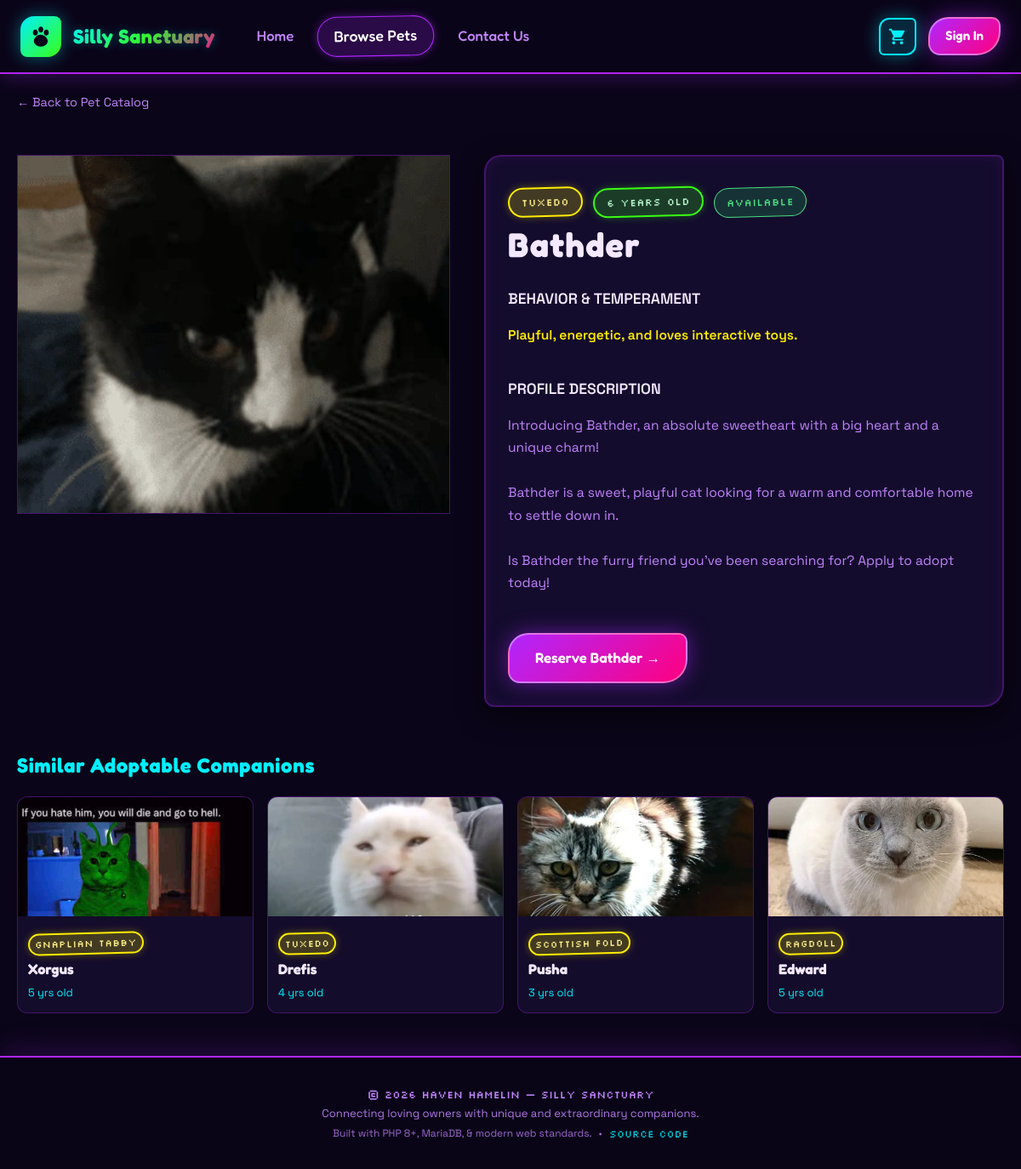
The app's page /animal_details.php?id=161 with its own data.
### tables this page shows
CREATE TABLE `pets` (
  `id` int(11) NOT NULL,
  `name` varchar(200) NOT NULL,
  `animal` int(11) NOT NULL,
  `breed` int(255) NOT NULL,
  `age` int(11) NOT NULL,
  `description` text NOT NULL,
  `behavior` varchar(200) NOT NULL,
  `photo` varchar(255) NOT NULL,
  `status` varchar(50) NOT NULL DEFAULT 'Available'
);

CREATE TABLE `breeds` (
  `id` int(11) NOT NULL,
  `breed_name` varchar(100) NOT NULL,
  `animal_type_id` int(11) NOT NULL
);

### animal_details.php (the view, shortened to what this page needs)
<?php
include_once ('includes/connect.php');
$pet = null;
$similar_pets = [];
if (isset($_GET['id'])) {
    $id = intval($_GET['id']);
    if (isset($conn) && !$conn->connect_error) {
        $sql = "SELECT pets.*, animal_types.type_name, breeds.breed_name
                FROM pets
                LEFT JOIN animal_types ON pets.animal = animal_types.id
                LEFT JOIN breeds ON pets.breed = breeds.id
                WHERE pets.id = ?";
        $stmt = $conn->prepare($sql);
        $stmt->bind_param("i", $id);
        $stmt->execute();
        $result = $stmt->get_result();
        if ($result && $result->num_rows > 0) {
            $pet = $result->fetch_assoc();
            $stmt_sim = $conn->prepare("
                SELECT pets.id, pets.name, pets.photo, pets.age, animal_types.type_name, breeds.breed_name
                FROM pets
                LEFT JOIN animal_types ON pets.animal = animal_types.id
                LEFT JOIN breeds ON pets.breed = breeds.id
                WHERE (pets.animal = ? OR pets.breed = ?) AND pets.id != ? AND pets.status = 'Available'
                ORDER BY RAND() LIMIT 4
            ");
            $stmt_sim->bind_param("iii", $pet['animal'], $pet['breed'], $id);
            $stmt_sim->execute();
            $sim_res = $stmt_sim->get_result();
            if ($sim_res) {
                while ($r = $sim_res->fetch_assoc()) $similar_pets[] = $r;
            }
        } else {
            $error_msg = "Selected pet could not be found in our adoption roster.";
        }
    } else {
        $error_msg = "Database error. Please try again later.";
    }
} else {
    $error_msg = "No pet selected for detailed viewing.";
}
include ('includes/header.php');
?>
    <link rel="stylesheet" href="www/css/animal_details.css">
</head>
<?php
include ('includes/navbar.php');
?>
<main class="container">
    <a href="browse.php" class="breadcrumb-link">&larr; Back to Pet Catalog</a>
    <?php if ($pet):
        $status = $pet['status'] ?? 'Available';
        $status_class = 'badge-status-available';
    ?>
        <div class="details-wrapper">
            <div class="details-image-container">
                <img src="<?= htmlspecialchars($pet['photo']); ?>" alt="<?= htmlspecialchars($pet['name']); ?>">
            </div>
            <div class="glass-card details-info">
                <div>
                    <div class="attribute-list">
                        <span class="badge badge-gold"><?= htmlspecialchars($pet['breed_name'] ?? 'Breed'); ?></span>
                        <span class="badge badge-green"><?= htmlspecialchars($pet['age']); ?> years old</span>
                        <span class="badge <?= $status_class ?>"><?= htmlspecialchars($status); ?></span>
                    </div>
                    <h1 class="details-header-title"><?= htmlspecialchars($pet['name']); ?></h1>
                </div>
                <div>
                    <div class="details-section-title">BEHAVIOR & TEMPERAMENT</div>
                    <p class="details-text" style="color: var(--neon-yellow); font-weight: 600;">
                        <?= htmlspecialchars($pet['behavior']); ?>
                    </p>
                </div>
                <div>
                    <div class="details-section-title">PROFILE DESCRIPTION</div>
                    <p class="details-text">
                        <?= nl2br(htmlspecialchars($pet['description'])); ?>
                    </p>
                </div>
                <div style="margin-top: 10px; display: flex; gap: 16px; align-items: center; flex-wrap: wrap;">
                    <?php if ($status === 'Available'): ?>
                        <a href="add_to_cart.php?id=<?= $pet['id'] ?>" class="btn btn-primary" style="padding: 14px 30px;">
                            Reserve <?= htmlspecialchars($pet['name']); ?> &rarr;
                        </a>
                    <?php else: ?>
                        <button class="btn btn-secondary" disabled style="opacity: 0.6; cursor: not-allowed; padding: 14px 30px;">
                            Currently <?= htmlspecialchars($status) ?>
                        </button>
                    <?php endif; ?>
                </div>
            </div>
        </div>
        <?php if (!empty($similar_pets)): ?>
            <div style="margin-top: 50px;">
                <h3 style="color: var(--neon-cyan); font-family: var(--font-heading); font-size: 1.5rem; margin-bottom: 12px;">Similar Adoptable Companions</h3>
                <div class="similar-grid">
                    <?php foreach ($similar_pets as $sim): ?>
                        <a href="animal_details.php?id=<?= $sim['id'] ?>" class="similar-card">
                            <img src="<?= htmlspecialchars($sim['photo']) ?>" alt="<?= htmlspecialchars($sim['name']) ?>">
                            <div class="similar-card-body">
                                <div style="display: flex; gap: 4px; margin-bottom: 4px;">
                                    <span class="badge badge-gold" style="font-size: 0.7rem; padding: 2px 6px;"><?= htmlspecialchars($sim['breed_name'] ?? 'Breed') ?></span>
                                </div>
                                <strong style="color: var(--text-main); font-size: 1.05rem; font-family: var(--font-heading);"><?= htmlspecialchars($sim['name']) ?></strong>
                                <div style="font-size: 0.8rem; color: var(--neon-cyan); margin-top: 4px;"><?= htmlspecialchars($sim['age']) ?> yrs old</div>
                            </div>
                        </a>
                    <?php endforeach; ?>
                </div>
            </div>
        <?php endif; ?>
    <?php endif; ?>
</main>
<?php include ('includes/footer.php'); ?>

### includes/header.php (shortened to what this page needs)
<!DOCTYPE html>
<html lang="en">
<head>
    <link rel="stylesheet" href="www/css/theme.css">
    <link rel="stylesheet" href="www/css/styles.css">

### includes/navbar.php (shortened to what this page needs)
<?php
$login_status = $_SESSION['login_status'] ?? 0;
$name = $_SESSION['name'] ?? '';
$role = $_SESSION['role'] ?? 0;
$current_page = basename($_SERVER['PHP_SELF']);
?>
<body>
<header class="navbar-header">
    <div class="navbar-container">
        <a href="index.php" class="nav-brand">
            <div class="brand-icon">
            </div>
            <span class="brand-title">Silly Sanctuary</span>
        </a>
        <div class="nav-collapse">
            <ul class="nav-menu">
                <li class="nav-item">
                    <a href="index.php" class="<?= ($current_page == 'index.php' || $current_page == '') ? 'active' : '' ?>">Home</a>
                </li>
                <li class="nav-item">
                    <a href="browse.php" class="<?= ($current_page == 'browse.php' || $current_page == 'animal_details.php') ? 'active' : '' ?>">Browse Pets</a>
                </li>
                <li class="nav-item">
                    <a href="contact.php" class="<?= ($current_page == 'contact.php') ? 'active' : '' ?>">Contact Us</a>
                </li>
            </ul>
            <div class="nav-user-controls">
                <a href="show_cart.php" class="cart-pill cart-pill-desktop" title="View Reservation Cart">
                </a>
                <?php if ($login_status != 0): ?>
                    <div class="user-profile-container <?= ($role == 1) ? 'is-admin' : '' ?>">
                        <?php if ($role == 1): ?>
                            <span class="badge-admin-overlay">ADMIN MODE</span>
                        <?php endif; ?>
                        <span class="user-welcome">Welcome, <strong class="user-name"><?= htmlspecialchars($name) ?></strong></span>
                    </div>
                    <a href="logout.php" class="btn btn-secondary nav-auth-btn" style="padding: 6px 14px; font-size: 0.85rem;">Log Out</a>
                <?php else: ?>
                    <a href="loginform.php" class="btn btn-primary nav-auth-btn" style="padding: 8px 18px; font-size: 0.95rem;">Sign In</a>
                <?php endif; ?>
            </div>
        </div>
    </div>
</header>

### includes/footer.php
<footer class="site-footer">
    <div class="container footer-content">
        <p class="footer-copyright">&copy; <?= date('Y') ?> Haven Hamelin — Silly Sanctuary</p>
        <p class="footer-tagline">
            Connecting loving owners with unique and extraordinary companions.
        </p>
        <div class="footer-tech-stack">
            <span>Built with PHP 8+, MariaDB, &amp; modern web standards.</span>
            <span class="footer-dot">&bull;</span>
            <a href="https://github.com/hhamelin-iu/i210-final" target="_blank" rel="noopener noreferrer" class="footer-source-link">source code</a>
        </div>
    </div>
</footer>
</body>
</html>

### www/css/theme.css (style rules this page uses)
:root { --bg-dark: #0a0518; --bg-surface: rgba(23, 15, 48, 0.85); --bg-surface-elevated: rgba(43, 27, 84, 0.8); --bg-card: rgba(18, 10, 38, 0.75); --neon-green: #39ff14; --neon-purple: #b026ff; --neon-cyan: #00f0ff; --neon-pink: #ff007f; --neon-yellow: #ffee00; --border-color: rgba(176, 38, 255, 0.3); --border-highlight: #00f0ff; --text-main: #f3e8ff; --text-muted: #c084fc; --text-dim: #9333ea; --primary-gradient: linear-gradient(135deg, #b026ff 0%, #ff007f 100%); --accent-gradient: linear-gradient(135deg, #00f0ff 0%, #39ff14 100%); --cosmic-gradient: linear-gradient(135deg, #7e22ce 0%, #3b82f6 50%, #10b981 100%); --danger-gradient: linear-gradient(135deg, #ff007f 0%, #ef4444 100%); --font-heading: 'Fredoka', cursive, sans-serif; --font-body: 'Space Grotesk', sans-serif; --font-pixel: 'Silkscreen', monospace; --radius-wobbly: 24px 10px 28px 14px; --radius-card: 20px 8px 24px 12px; --radius-pill: 9999px; --navbar-height: 85px; --glass-backdrop: blur(14px) saturate(190%); --glow-cyan: 0 0 20px rgba(0, 240, 255, 0.4); --glow-purple: 0 0 25px rgba(176, 38, 255, 0.5); --glow-green: 0 0 20px rgba(57, 255, 20, 0.4); }
* { box-sizing: border-box; }
html, body { margin: 0; padding: 0; background-color: var(--bg-dark); color: var(--text-main); font-family: var(--font-body); font-size: 16px; line-height: 1.6; min-height: 100vh; display: flex; flex-direction: column; overflow-x: hidden; }
body::before { content: ''; position: fixed; top: 0; left: 0; width: 100vw; height: 100vh; background: radial-gradient(2px 2px at 20px 30px, #ffffff, rgba(0,0,0,0)), radial-gradient(2px 2px at 40px 70px, #00f0ff, rgba(0,0,0,0)), radial-gradient(1px 1px at 90px 40px, #ff007f, rgba(0,0,0,0)), radial-gradient(2px 2px at 160px 120px, #39ff14, rgba(0,0,0,0)), radial-gradient(circle at 15% 25%, rgba(176, 38, 255, 0.2) 0%, transparent 45%), radial-gradient(circle at 85% 75%, rgba(0, 240, 255, 0.18) 0%, transparent 45%); background-repeat: repeat; background-size: 200px 200px, 300px 300px, 250px 250px, 350px 350px, 100% 100%, 100% 100%; pointer-events: none; z-index: -1; }
h1, h2, h3, h4, h5, h6 { font-family: var(--font-heading); color: var(--text-main); margin-top: 0; letter-spacing: 0.03em; }
a { color: var(--neon-cyan); text-decoration: none; transition: all 0.2s ease; }
.container { width: 100%; max-width: 1200px; margin: 0 auto; padding: 20px; flex: 1; }
.badge { display: inline-flex; align-items: center; gap: 8px; padding: 6px 14px; border-radius: var(--radius-pill); font-family: var(--font-pixel); font-size: 0.75rem; letter-spacing: 0.05em; text-transform: uppercase; background: var(--bg-surface-elevated); border: 2px solid var(--border-color); color: var(--text-main); transform: rotate(-1.5deg); transition: transform 0.2s ease; }
.badge-gold { background: rgba(255, 238, 0, 0.2); border-color: var(--neon-yellow); color: #fef08a; box-shadow: 0 0 10px rgba(255, 238, 0, 0.3); }
.badge-green { background: rgba(57, 255, 20, 0.2); border-color: var(--neon-green); color: #bbf7d0; box-shadow: 0 0 10px rgba(57, 255, 20, 0.3); }
.btn { display: inline-flex; align-items: center; justify-content: center; gap: 10px; padding: 12px 24px; border-radius: var(--radius-wobbly); font-family: var(--font-heading); font-size: 1.05rem; font-weight: 600; cursor: pointer; border: 2px solid transparent; outline: none; transition: all 0.25s cubic-bezier(0.34, 1.56, 0.64, 1); text-decoration: none; }
.btn-primary { background: var(--primary-gradient); color: #ffffff; border-color: rgba(255, 255, 255, 0.4); box-shadow: var(--glow-purple); }
.glass-card { background: var(--bg-surface); backdrop-filter: var(--glass-backdrop); -webkit-backdrop-filter: var(--glass-backdrop); border: 2px solid var(--border-color); border-radius: var(--radius-card); padding: 26px; box-shadow: 0 10px 30px rgba(0, 0, 0, 0.5), inset 0 0 15px rgba(176, 38, 255, 0.1); transition: all 0.3s ease; }

### animal_details.php (style rules this page uses)
.badge-status-available { background: rgba(34, 197, 94, 0.2); color: #4ade80; border: 1px solid #4ade80; }
.similar-grid { display: grid; grid-template-columns: repeat(auto-fill, minmax(220px, 1fr)); gap: 16px; margin-top: 16px; }
.similar-card { background: var(--bg-surface); border: 1px solid var(--border-color); border-radius: 12px; overflow: hidden; text-decoration: none; transition: transform 0.2s ease, border-color 0.2s ease; }
.similar-card img { width: 100%; height: 140px; object-fit: cover; }
.similar-card-body { padding: 12px; }

### records on screen
pets: photo (picture), breed.breed_name "TUXEDO", age "6", status "AVAILABLE", name "Bathder", behavior "Playful, energetic, and loves interactive toys.", description "Introducing Bathder, an absolute sweetheart with a big heart and a unique charm! Bathder is a sweet, playful cat looking for a warm and comfortable home to settle down in. Is Bathder the furry friend you've been searching for? Apply to adopt today!"
pets: photo (picture), breed.breed_name "GNAPLIAN TABBY", name "Xorgus", age "5"
pets: photo (picture), breed.breed_name "TUXEDO", name "Drefis", age "4"
pets: photo (picture), breed.breed_name "SCOTTISH FOLD", name "Pusha", age "3"
pets: photo (picture), breed.breed_name "RAGDOLL", name "Edward", age "5"
